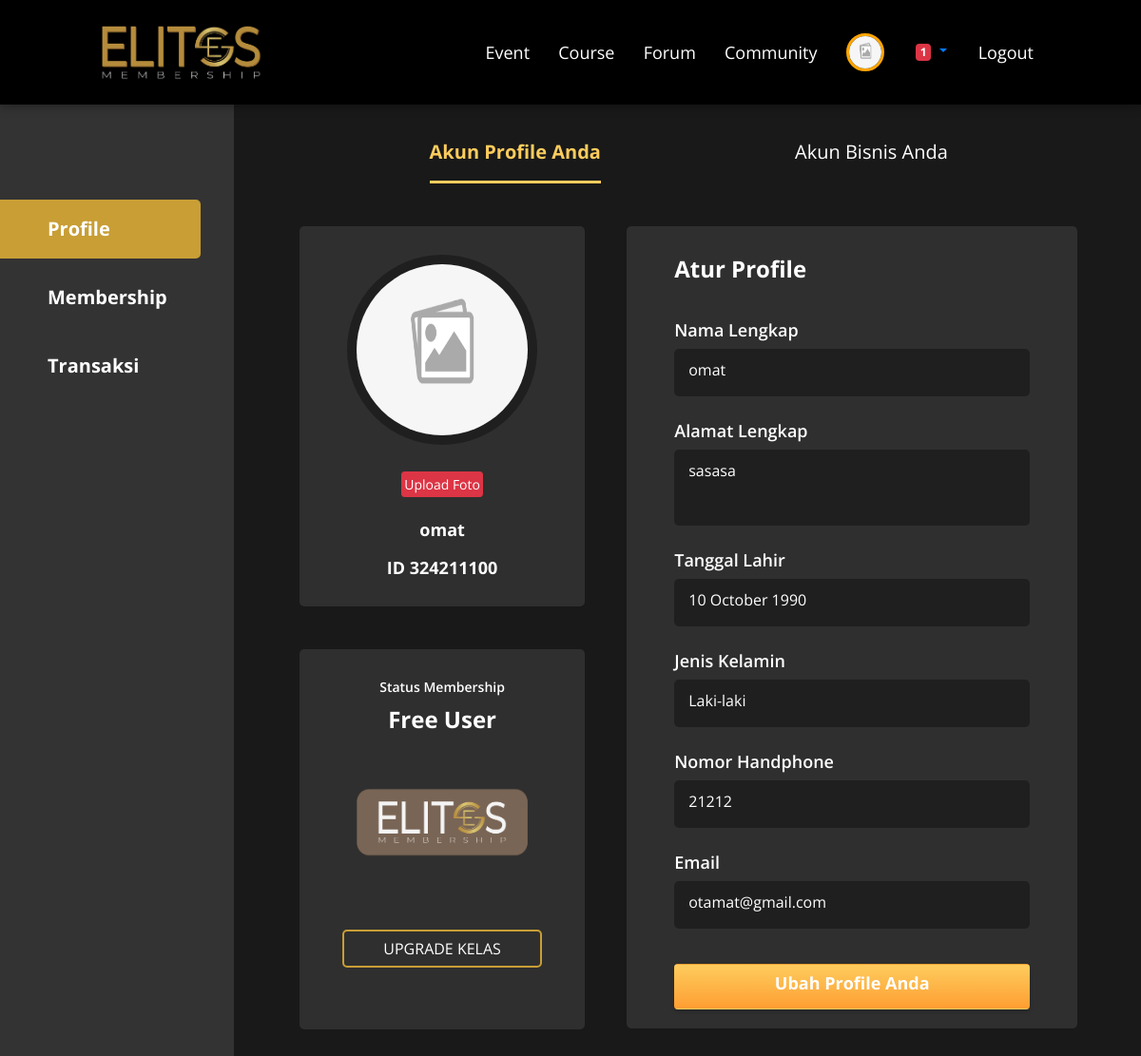
The app's page /index.php?hal=akun-profile&tuj=profile (signed in), older data.
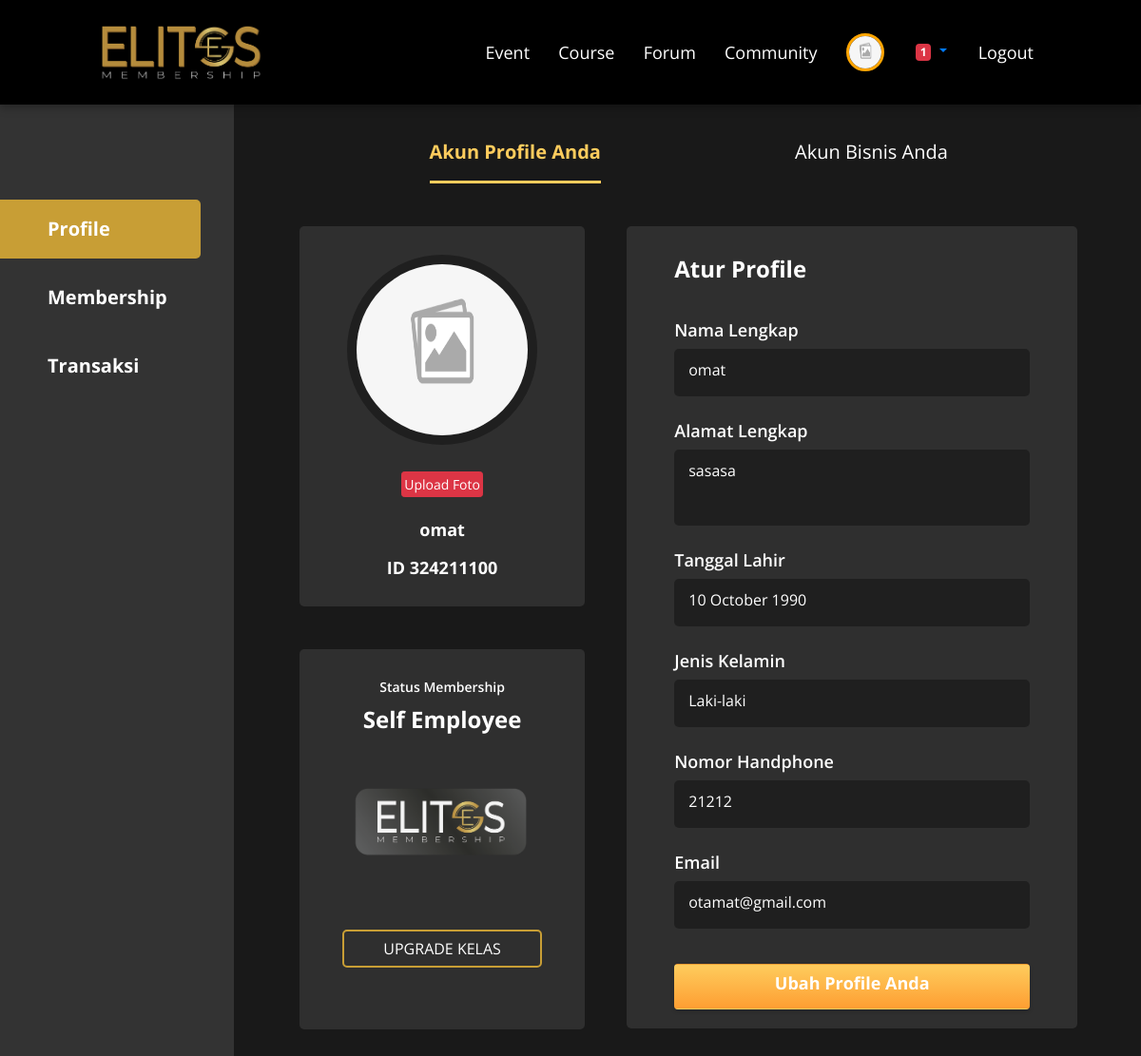
The same page, newer data.
### tables this page shows
CREATE TABLE `user_status` (
  `id_userstats` int(11) NOT NULL,
  `id_user` int(15) NOT NULL,
  `id_paket` int(15) NOT NULL
);

CREATE TABLE `paket_member` (
  `id_paket` int(11) NOT NULL,
  `nama_paket` varchar(50) NOT NULL,
  `harga_member` double NOT NULL,
  `deskripsi_paket` text NOT NULL,
  `kondisi` varchar(10) NOT NULL,
  `jumlah_kelas` int(11) NOT NULL,
  `foto_paket` varchar(100) NOT NULL,
  `masa_berlaku` varchar(20) NOT NULL
);

### fungsional/data/data-user.php (called while the page is built, shortened)
<?php
    if (!empty($iduser))
    {
        $tampil = $crud->tampilId("user", "id_user", "$iduser");
        foreach ($tampil as $key)
        {
            $namauser = $key['nama_user'];
            $alamat   = $key['alamat'];
            $nohp     = $key['no_hp'];
            $email    = $key['email'];
            $foto     = $key['foto'];
            $tglahir  = $key['tgl_lahir'];
            $jekel    = $key['jenis_kelamin'];
            $noUser   = $key['id_user'];
            $lahir = tglBalik($tglahir);
            if ($foto=='Kosong')
            {
                $gambar = "./img/nofoto.png";
                $kataTombolFoto = "Upload Foto";
            }
            else
            {
                $gambar ="./foto/user/$foto";
                $kataTombolFoto = "Ganti Foto";
            }
        }
    }
?>

### fungsional/data/konfigurasi.php (called while the page is built, shortened)
<?php
    class konfigurasi
    {
        function sambungkan()
        {
            include './fungsional/data/koneksi.php';
            $sambungan = mysqli_connect($server, $username, $password, $database);
            if ($sambungan)
            {
                return $sambungan;
            }
            else
            {
                echo
                "
                    <h1>Gagal Konek database</h1>
                ";
            }
        }
    }
?>

### fungsional/data/isiData.php (called while the page is built, shortened)
<?php
    class isiData extends konfigurasi
    {
        public function perulanganData($q)
        {
            while ($a = mysqli_fetch_array($q))
            {
                $isi[]=$a;
            }
            return $isi;
        }
        public function hitungData($q)
        {
            $hitung = mysqli_num_rows($q);
            return $hitung;
        }
        public function eksekusiSQL($sqlnya)
        {
            $sambungannya=parent::sambungkan();
            $que = mysqli_query($sambungannya, $sqlnya);
            return $que;
        }
        public function tampilId($nama_tabel, $id, $val)
        {
            $sql = "SELECT *FROM $nama_tabel WHERE $id = '$val'";
            $que = $this->eksekusiSQL($sql);
            $kondisi = $this->perulanganData($que);
            return $kondisi;
        }
    }
?>

### fungsional/data/fungsional.php (called while the page is built, shortened)
<?php
    function tglBalik($tgl)
    {
        $hasil = date("d F Y", strtotime($tgl));
        return $hasil;
    }
?>

### fungsional/halm/akun-profile.php (the view, shortened to what the changed rows need)
<link rel="stylesheet" href="./css/profile.css">
<div class="container container-profile">
    <?php
    $mau = @$_GET['mod'];
    $ekse= @$_GET['mau'];
    if ($ekse=='tambah')
    {
        $bisnis = "active";
        $profil = "";
    ?>
    <div class="container-content">
        <div class="akun-navbar">
            <a class="<?php echo $profil; ?>" href="?hal=akun-profile&mod=profil&tuj=profile">Akun Profile Anda</a>
            <a class="<?php echo $bisnis; ?>" href="?hal=akun-profile&mod=akun-bisnis&tuj=profile">Akun Bisnis Anda</a>
        </div>
        <div class="container-fluid" style="padding: 40px;">
            <h1 class="bisnis-list-title">Bisnis Aktif Anda</h1>
            <?php
                include './fungsional/halm/akun-bisnis-tambah.php';
            ?>
        </div>
    </div>
    <?php
    }
    elseif ($ekse=='detailbisnis')
    {
        $bisnis = "active";
        $profil = "";
        include './fungsional/halm/akun-bisnis-detail.php';
    }
    else
    {
    if ($mau == 'akun-bisnis') {
        $bisnis = "active";
        $profil = "";
    ?>
        <div class="container-content">
            <div class="akun-navbar">
                <a class="<?php echo $profil; ?>" href="?hal=akun-profile&mod=profil&tuj=profile">Akun Profile Anda</a>
                <a class="<?php echo $bisnis; ?>" href="?hal=akun-profile&mod=akun-bisnis&tuj=profile">Akun Bisnis Anda</a>
            </div>
            <div class="akun-bisnis-list">
                <h1 class="bisnis-list-title">Bisnis Aktif Anda</h1>
                <?php
                    include './fungsional/halm/akun-bisnis-data.php';
                ?>
            </div>
        </div>
    <?php
    } else {
        $profil = "active";
        $bisnis = "";
    ?>
        <div class="container-content">
            <div class="akun-navbar">
                <a class="<?php echo $profil; ?>" href="?hal=akun-profile&mod=profil&tuj=profile">Akun Profile Anda</a>
                <a class="<?php echo $bisnis; ?>" href="?hal=akun-profile&mod=akun-bisnis&tuj=profile">Akun Bisnis Anda</a>
            </div>
            <div class="akun-profil">
                <div class="content-row-1">
                    <div class="akun-data">
                        <img src="<?php echo $gambar; ?>" alt="">
                        <a data-fancybox data-src="#fotoan" href="javascript:;" style="padding: 2px; margin-top:8px" class="btn btn-danger btn-sm"><?php echo $kataTombolFoto; ?></a><br><br>
                        <h4><?php echo $namauser; ?></h4>
                        <h4><?php echo "ID $noUser"; ?></h4>
                    </div>
                    <?php
                    $statuser = $crud->eksekusiSQl("SELECT *FROM user_status
                                                                        INNER JOIN paket_member
                                                                        ON user_status.id_paket = paket_member.id_paket
                                                                        WHERE id_user='$userId'");
                    foreach ($statuser as $e) {
                        $idPaket     = $e['id_paket'];
                        $namaPaket   = $e['nama_paket'];
                        $fotoPaket   = $e['foto_paket'];
                        $tujuanPaket = "./foto/paket/$fotoPaket";
                        $cekPaket = $crud->eksekusiSQL("SELECT *FROM paket_member
                                                        WHERE id_paket>$idPaket ORDER BY id_paket ASC
                                                        LIMIT 1
                                                        ");
                        $hitCekPaket = $crud->hitungData($cekPaket);
                        if ($hitCekPaket==0)
                        {
                            $classTombol = "disabled";
                        }
                        else
                        {
                            $classTombol = "";
                        }
                    }
                    ?>
                    <div class="status-membership">
                        <h6>Status Membership</h6>
                        <h3><?php echo $namaPaket; ?></h3>
                        <img src="<?php echo $tujuanPaket; ?>" alt="<?php echo $namaPaket; ?>">
                        <a class="btn <?php echo $classTombol; ?>" href="?hal=akun-membership">UPGRADE KELAS</a>
                    </div>
                </div>
                <div class="content-row-2">
                    <h2>Atur Profile</h2>
                    <h3>Nama Lengkap</h3>
                    <div class="container-data-profile"><?php echo $namauser; ?></div>
                    <h3>Alamat Lengkap</h3>
                    <div class="container-data-profile alamat"><?php echo $alamat; ?></div>
                    <h3>Tanggal Lahir</h3>
                    <div class="container-data-profile"><?php echo $lahir; ?></div>
                    <h3>Jenis Kelamin</h3>
                    <div class="container-data-profile"><?php echo $jekel; ?></div>
                    <h3>Nomor Handphone</h3>
                    <div class="container-data-profile"><?php echo $nohp; ?></div>
                    <h3>Email</h3>
                    <div class="container-data-profile"><?php echo $email; ?></div>
                    <a class="btn btn-non-edit" href="?hal=akun-profil-edit&tuj=profile&mod=profil">Ubah Profile Anda</a>
                </div>
            </div>
        </div>
    <?php
    }
    }
    ?>
</div>

Row changes from the older to the newer data that the page shows:
changed user_status: id_paket.nama_paket "Free User" → "Self Employee"; id_paket.foto_paket: a different picture
